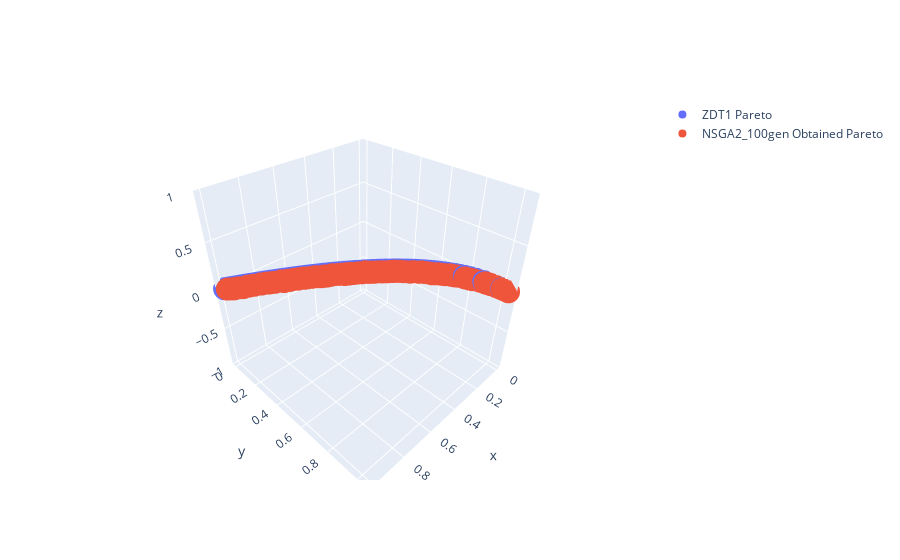

Notebook source saved alongside this figure:
### Code cell
plot_pareto_front_3d(pareto_front, obtained_results, 'NSGA2_100gen', 'ZDT1')
